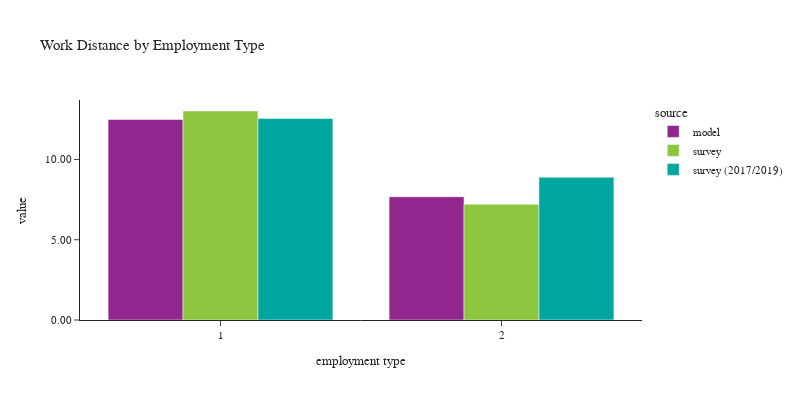

The cell this chart's notebook holds for it:
### Code cell
plot_work_location(df_workers, 'pwtyp', 'Employment Type', 'employment type')

### Figure 1 — Plotly figure (JSON) as saved in the notebook; plotly's stock layout.template omitted (floating-point values rounded to 4 significant figures)
{"data": [{"alignmentgroup": "True", "customdata": [[1775762], [433960]], "hovertemplate": "source=model<br>pwtyp=%{x}<br>value=%{y}<br>sample count=%{customdata[0]}<extra></extra>", "legendgroup": "model", "marker": {"color": "#91268F", "pattern": {"shape": ""}}, "name": "model", "offsetgroup": "model", "orientation": "v", "showlegend": true, "textposition": "auto", "x": [1, 2], "xaxis": "x", "y": [12.49, 7.676], "yaxis": "y", "type": "bar"}, {"alignmentgroup": "True", "customdata": [[2239], [453]], "hovertemplate": "source=survey<br>pwtyp=%{x}<br>value=%{y}<br>sample count=%{customdata[0]}<extra></extra>", "legendgroup": "survey", "marker": {"color": "#8CC63E", "pattern": {"shape": ""}}, "name": "survey", "offsetgroup": "survey", "orientation": "v", "showlegend": true, "textposition": "auto", "x": [1, 2], "xaxis": "x", "y": [13.02, 7.213], "yaxis": "y", "type": "bar"}, {"alignmentgroup": "True", "customdata": [[4861], [734]], "hovertemplate": "source=survey (2017/2019)<br>pwtyp=%{x}<br>value=%{y}<br>sample count=%{customdata[0]}<extra></extra>", "legendgroup": "survey (2017/2019)", "marker": {"color": "#00A7A0", "pattern": {"shape": ""}}, "name": "survey (2017/2019)", "offsetgroup": "survey (2017/2019)", "orientation": "v", "showlegend": true, "textposition": "auto", "x": [1, 2], "xaxis": "x", "y": [12.55, 8.894], "yaxis": "y", "type": "bar"}], "layout": {"xaxis": {"anchor": "y", "domain": [0.0, 1.0], "title": {"text": "employment type"}}, "yaxis": {"anchor": "x", "domain": [0.0, 1.0], "title": {"text": "value"}, "tickformat": ".2f"}, "legend": {"title": {"text": "source"}, "tracegroupgap": 0}, "title": {"text": "Work Distance by Employment Type"}, "barmode": "group", "font": {"size": 11}, "height": 400, "width": 800}}
